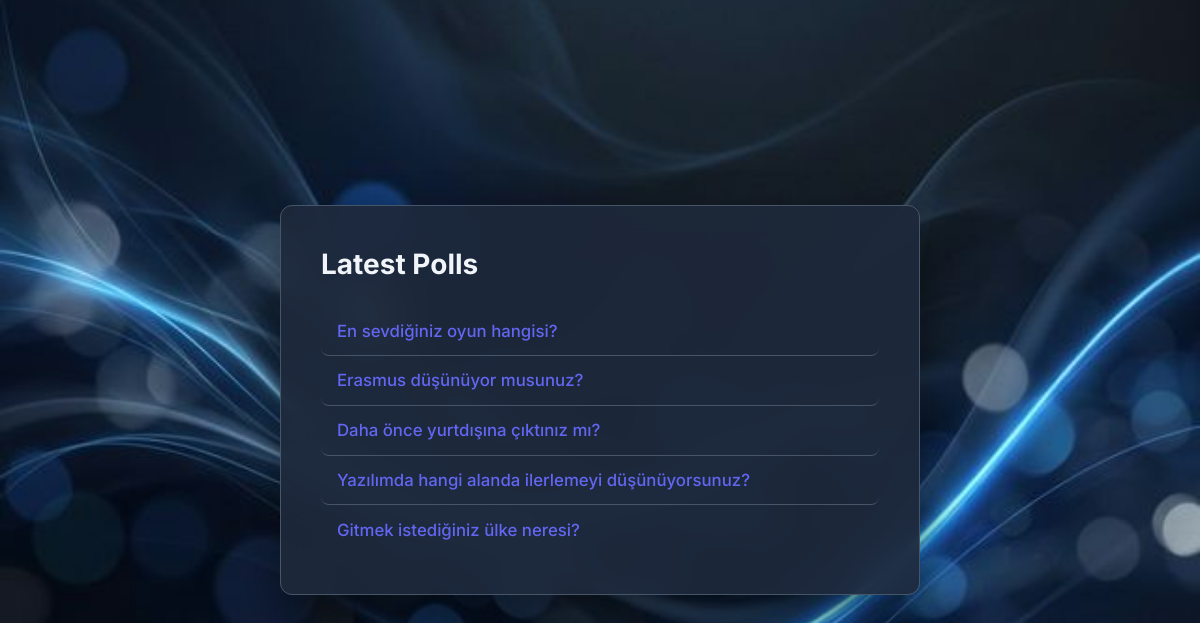
Screenshot of /polls/ with the database file from the repository.
### polls/models.py (models this page shows, shortened)
class Question(models.Model):
    question_text = models.CharField(max_length=200)
    pub_date = models.DateTimeField("date published")

### polls/views.py (the view)
# urls.py: path("", views.IndexView.as_view(), name="index"),
class IndexView(generic.ListView):
    template_name = "polls/index.html"
    context_object_name = "latest_question_list"
    def get_queryset(self):
        return Question.objects.filter(pub_date__lte=timezone.now()).order_by(
            "-pub_date"
        )[:5]

### polls/templates/polls/index.html (shortened to what this page needs)
{% load static %}
<!DOCTYPE html>
<html lang="en">
<head>
    <link rel="stylesheet" href="{% static 'polls/style.css' %}">
</head>
<body>
{% if latest_question_list %}
    <div class="polls-container">
        <h1>Latest Polls</h1>
        <ul class="polls-list">
        {% for question in latest_question_list %}
            <li><a href="{% url 'polls:detail' question.id %}">{{ question.question_text }}</a></li>
        {% endfor %}
        </ul>
    </div>
{% else %}
    <div class="polls-container">
        <p class="no-polls">No polls are available.</p>
    </div>
{% endif %}
</body>
</html>

### polls/static/polls/style.css (style rules this page uses)
:root { --primary: #6366f1; --primary-dark: #4f46e5; --accent: #10b981; --bg: #0f172a; --surface: #1e293b; --surface-2: #334155; --text: #f1f5f9; --text-muted: #94a3b8; --border: #475569; --error: #ef4444; --radius: 12px; }
* { box-sizing: border-box; margin: 0; padding: 0; }
body { font-family: 'Inter', sans-serif; background: var(--bg); color: var(--text); min-height: 100vh; display: flex; align-items: center; justify-content: center; background-image: url("images/background.png"); background-size: cover; background-position: center; background-repeat: no-repeat; background-attachment: fixed; }
.polls-container { background: rgba(30, 41, 59, 0.92); backdrop-filter: blur(16px); border: 1px solid var(--border); border-radius: var(--radius); padding: 2.5rem; max-width: 640px; width: 90%; box-shadow: 0 25px 50px rgba(0, 0, 0, 0.5); animation: fadeIn 0.4s ease-out; }
h1 { font-size: 1.75rem; font-weight: 700; margin-bottom: 1.5rem; color: var(--text); line-height: 1.3; }
.polls-list { list-style: none; }
.polls-list li { border-bottom: 1px solid var(--border); transition: background 0.2s; border-radius: 8px; }
.polls-list li:last-child { border-bottom: none; }
.polls-list li a { display: block; padding: 0.9rem 1rem; color: var(--primary); text-decoration: none; font-size: 1.05rem; font-weight: 500; transition: color 0.2s, padding-left 0.2s; }

### rows the page displays
Question: question_text "En sevdiğiniz oyun hangisi?"
Question: question_text "Erasmus düşünüyor musunuz?"
Question: question_text "Daha önce yurtdışına çıktınız mı?"
Question: question_text "Yazılımda hangi alanda ilerlemeyi düşünüyorsunuz?"
Question: question_text "Gitmek istediğiniz ülke neresi?"
